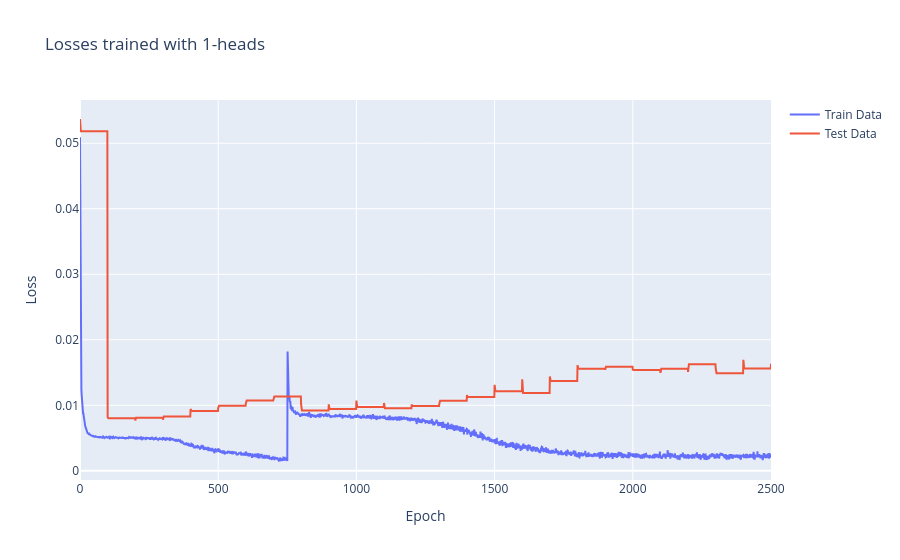
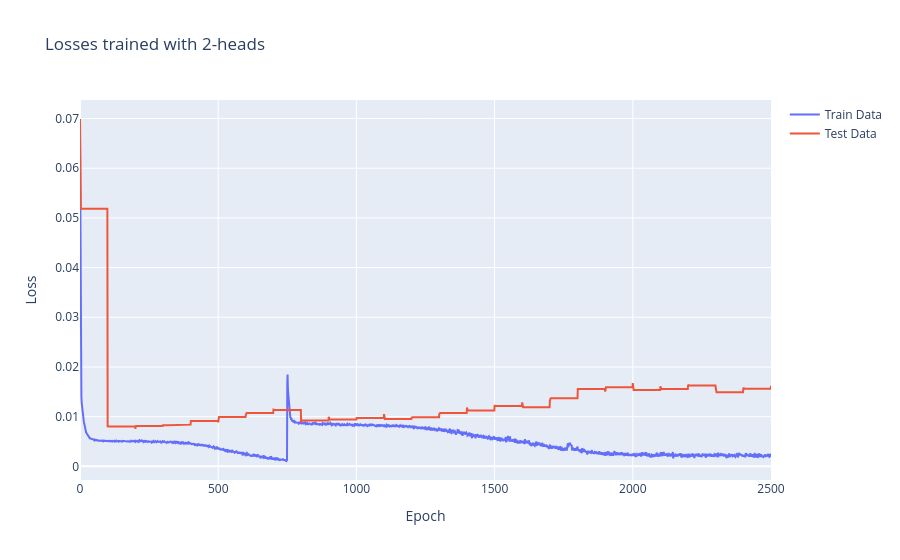
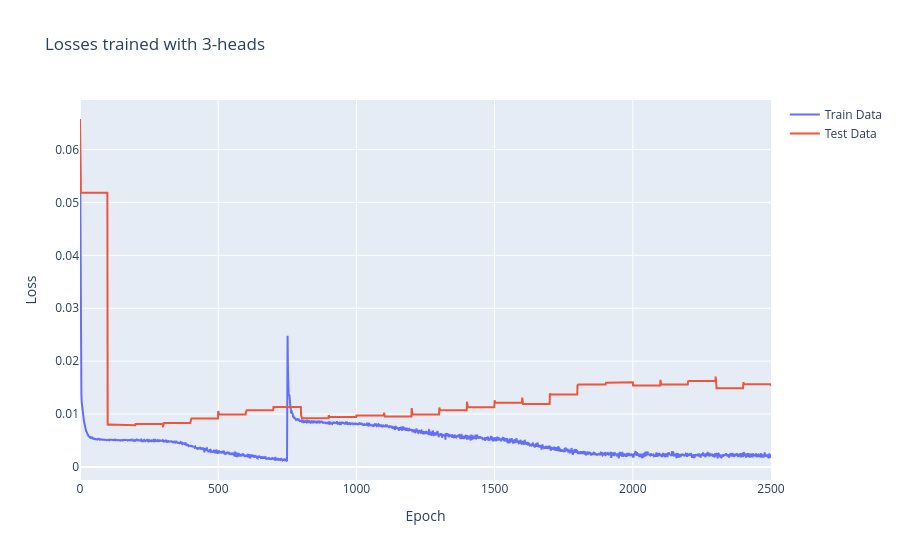
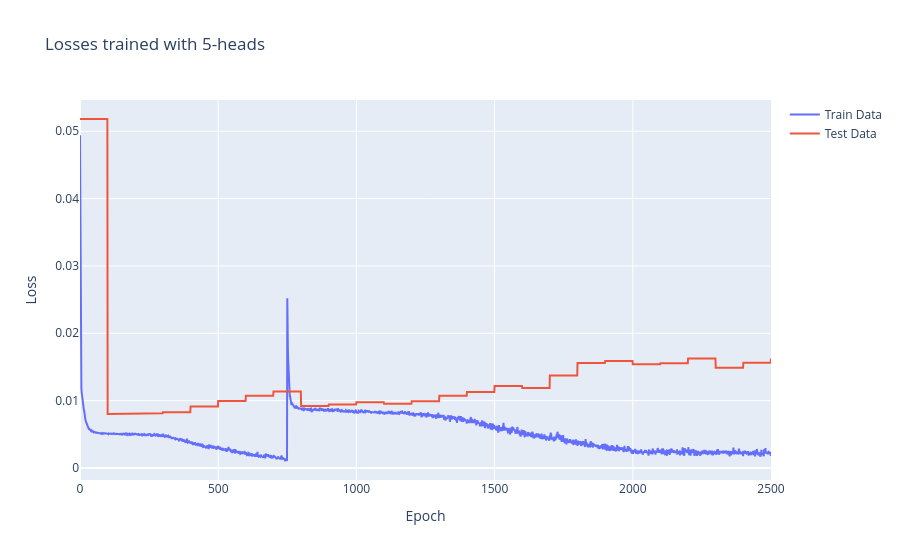

The notebook cell saved with these charts, in order:
### Code cell
cdatas = [{"epoch": None, "sequencelength": None } for _ in range(len(comp_obj[0]["datas"]))]
  
for comp in comp_obj:
    lossfni = comp["i"]
    datas = comp["datas"]
    df = pd.DataFrame(datas) # plot loss 
    pickle.dump(df, open(f"{name}/df_h{lossfni}_total.pkl", "wb"))

    fig = go.Figure()
    fig.add_trace(go.Scatter(x=df["epoch"], y=df["loss"], mode='lines', name='Train Data'))
    #if comp["lossfn"].__name__ != mse.__name__:
    #  fig.add_trace(go.Scatter(x=df["epoch"], y=df["lossmse"], mode='lines', name='MSE Loss (train Data)'))
    #if comp["lossfn"].__name__ != criterion.__name__:
    #  fig.add_trace(go.Scatter(x=df["epoch"], y=df["losscriterion"], mode='lines', name='CrossEntropy Loss (train Data)'))
    #if comp["lossfn"].__name__ != exp_loss.__name__:
    #  fig.add_trace(go.Scatter(x=df["epoch"], y=df["lossexp"], mode='lines', name='Exp Loss (train Data)'))
    fig.add_trace(go.Scatter(x=df["epoch"], y=df["testloss"], mode='lines', name='Test Data'))
    fig.update_layout(title=f'Losses trained with {lossfni}-heads', xaxis_title='Epoch', yaxis_title='Loss')
    fig.show()
    fig.write_html(f"{name}/losses_h{lossfni}.html")
    fig.write_image(f"{name}/losses_h{lossfni}.png")

    for index, el in enumerate(datas):
      if cdatas[index]["epoch"] is not None and cdatas[index]["epoch"] != el["epoch"]:
        raise Exception("Epochs do not match")
      #if cdatas[index]["sequencelength"] is not None and cdatas[index]["sequencelength"] != el["sequencelength"]:
      #  raise Exception("Sequence lengths do not match")
      if cdatas[index]["epoch"] is None and cdatas[index]["epoch"] != el["epoch"]:
        cdatas[index]["epoch"] = el["epoch"]
        cdatas[index]["sequencelength"] = el["sequencelength"]

      cdatas[index][f"h{lossfni}.loss"] = el["loss"]
      cdatas[index][f"h{lossfni}.testloss"] = el["testloss"]

df = pd.DataFrame(cdatas)
pickle.dump(df, open(f"{name}/df_h_alle_total.pkl", "wb"))
fig = go.Figure()
for obj in (comp_obj):
    i = obj["i"]
    fig.add_trace(go.Scatter(x=df["epoch"], y=df[f"h{i}.loss"], mode='lines', name=f'Train Data {i} heads'))
    fig.add_trace(go.Scatter(x=df["epoch"], y=df[f"h{i}.testloss"], mode='lines', name=f'Test Data {i} heads'))
fig.update_layout(title='Losses trained with different numbers of heads', xaxis_title='Epoch', yaxis_title='Loss')
fig.show()
fig.write_html(f"{name}/losses_h_alle.html")
fig.write_image(f"{name}/losses_h_alle.png")

### Figure 1 — Plotly figure (JSON) as saved in the notebook; plotly's stock layout.template omitted (floating-point values rounded to 4 significant figures; data arrays with more than 128 entries replaced by an {"elided": "..."} marker saying what was removed)
{"data": [{"mode": "lines", "name": "Train Data", "type": "scatter", "x": {"elided": "2501 int values"}, "y": {"elided": "2501 float values"}}, {"mode": "lines", "name": "Test Data", "type": "scatter", "x": {"elided": "2501 int values"}, "y": {"elided": "2501 float values"}}], "layout": {"title": {"text": "Losses trained with 1-heads"}, "xaxis": {"title": {"text": "Epoch"}}, "yaxis": {"title": {"text": "Loss"}}}}

### Figure 2 — Plotly figure (JSON) as saved in the notebook; plotly's stock layout.template omitted (floating-point values rounded to 4 significant figures; data arrays with more than 128 entries replaced by an {"elided": "..."} marker saying what was removed)
{"data": [{"mode": "lines", "name": "Train Data", "type": "scatter", "x": {"elided": "2501 int values"}, "y": {"elided": "2501 float values"}}, {"mode": "lines", "name": "Test Data", "type": "scatter", "x": {"elided": "2501 int values"}, "y": {"elided": "2501 float values"}}], "layout": {"title": {"text": "Losses trained with 2-heads"}, "xaxis": {"title": {"text": "Epoch"}}, "yaxis": {"title": {"text": "Loss"}}}}

### Figure 3 — Plotly figure (JSON) as saved in the notebook; plotly's stock layout.template omitted (floating-point values rounded to 4 significant figures; data arrays with more than 128 entries replaced by an {"elided": "..."} marker saying what was removed)
{"data": [{"mode": "lines", "name": "Train Data", "type": "scatter", "x": {"elided": "2501 int values"}, "y": {"elided": "2501 float values"}}, {"mode": "lines", "name": "Test Data", "type": "scatter", "x": {"elided": "2501 int values"}, "y": {"elided": "2501 float values"}}], "layout": {"title": {"text": "Losses trained with 3-heads"}, "xaxis": {"title": {"text": "Epoch"}}, "yaxis": {"title": {"text": "Loss"}}}}

### Figure 4 — Plotly figure (JSON) as saved in the notebook; plotly's stock layout.template omitted (floating-point values rounded to 4 significant figures; data arrays with more than 128 entries replaced by an {"elided": "..."} marker saying what was removed)
{"data": [{"mode": "lines", "name": "Train Data", "type": "scatter", "x": {"elided": "2501 int values"}, "y": {"elided": "2501 float values"}}, {"mode": "lines", "name": "Test Data", "type": "scatter", "x": {"elided": "2501 int values"}, "y": {"elided": "2501 float values"}}], "layout": {"title": {"text": "Losses trained with 5-heads"}, "xaxis": {"title": {"text": "Epoch"}}, "yaxis": {"title": {"text": "Loss"}}}}
